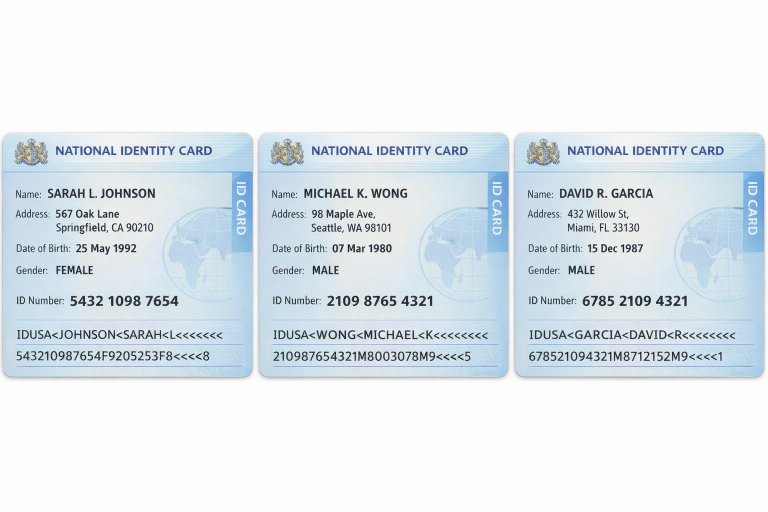
#> input picture data/raw/Hypothetical images of ICs.png, 1536 x 1024 px (shown at 1/2 size)
$ python split_ic_cards.py
#> lines starting #> are read from the running program, lines starting #| are printed output that depends on the picture; after the words box and inside, x2 and y2 are one past the last pixel; in counts of white or black regions, pixels touching at a corner belong together
from __future__ import annotations

from pathlib import Path

from PIL import Image
import numpy as np


def split_cards(
    source_image: str | Path,
    output_dir: str | Path = "data/processed/cards",
) -> list[Path]:
#> called with source_image = 'data/raw/Hypothetical images of ICs.png', output_dir = 'data/processed/cards'
    src = Path(source_image)
    if not src.exists():
        raise FileNotFoundError(f"Source image not found: {src}")

    out_dir = Path(output_dir)
    out_dir.mkdir(parents=True, exist_ok=True)

    img = Image.open(src).convert("RGB")
#> img is the input picture: PIL image 1536x1024 RGB; mean R, G, B 227.2, 234.1, 239
    arr = np.array(img)

    # Detect the main row where cards are present (white background excluded).
    mask = np.any(arr < 245, axis=2)
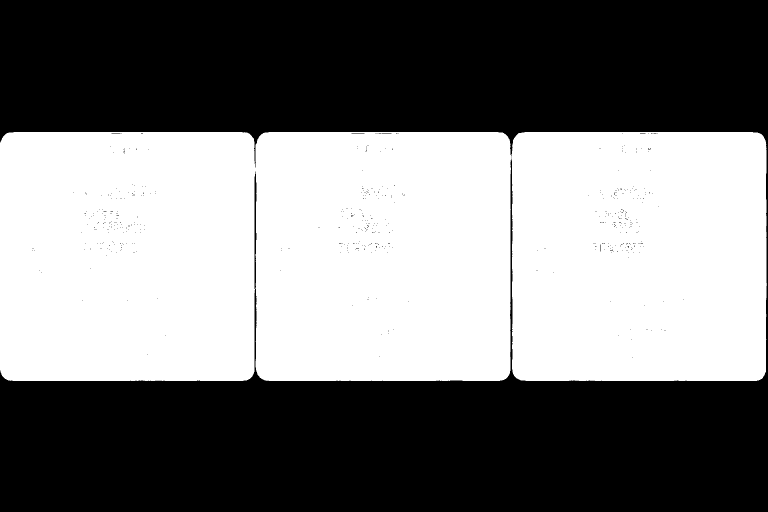
#> mask: shape (1024, 1536) bool (shown at 1/2 size); 48.2% white; 1 white region, box (x1, y1, x2, y2) and area: (0, 264, 1534, 762) 757483
    ys, xs = np.where(mask)
    if len(xs) == 0:
        raise ValueError("Could not detect cards in image.")
    y0, y1 = int(ys.min()), int(ys.max())
#> y0 = 264; y1 = 761

    # Detect 3 horizontal card segments by column density.
    col_density = mask[y0 : y1 + 1, :].sum(axis=0)
#> col_density = 1536 values, max 498 at index 27, min 0 at index 1534, mean 493.2
    active = np.where(col_density > 30)[0]
#> active = 1529 values from 0 to 1532
    runs: list[tuple[int, int]] = []
    start = int(active[0])
#> start = 0
    prev = int(active[0])
#> prev = 0
    for v in active[1:]:
        cur = int(v)
        if cur == prev + 1:
            prev = cur
            continue
        runs.append((start, prev))
        start = cur
        prev = cur
#> after the loop, runs = [(0, 509), (511, 1020)]
    runs.append((start, prev))

    if len(runs) < 3:
        raise ValueError(f"Expected 3 card regions, got {len(runs)}")

    # Keep the 3 widest detected runs.
    runs = sorted(runs, key=lambda r: r[1] - r[0], reverse=True)[:3]
#> runs = [(0, 509), (511, 1020), (1024, 1532)]
    runs = sorted(runs, key=lambda r: r[0])

    outputs: list[Path] = []
    for idx, (x0, x1) in enumerate(runs, start=1):
        # Add a small margin while staying in bounds.
        mx, my = 8, 6
        left = max(0, x0 - mx)
        top = max(0, y0 - my)
        right = min(arr.shape[1] - 1, x1 + mx)
        bottom = min(arr.shape[0] - 1, y1 + my)
        card = img.crop((left, top, right + 1, bottom + 1))
        out_file = out_dir / f"IC{idx:03d}.png"
        card.save(out_file)
        outputs.append(out_file)
#> this loop made 3 passes
#> (x0, x1, left, right) on passes 1 to 3: (0, 509, 0, 517), (511, 1020, 503, 1028), (1024, 1532, 1016, 1535)
#> pass 1, in split_cards, `card = img.crop((left, top, right + 1, bottom + 1))`:
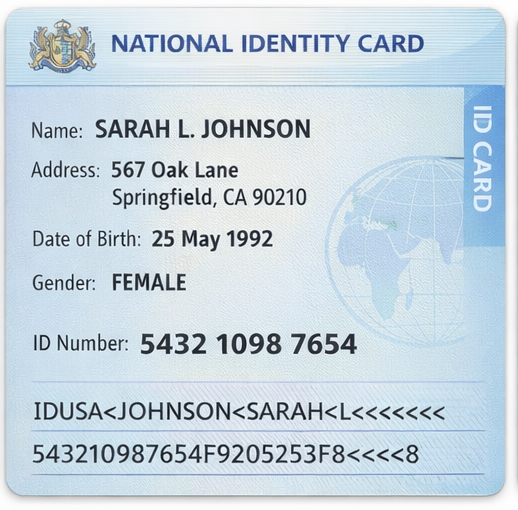
#> card: PIL image 518x510 RGB; mean R, G, B 200.3, 214.8, 224.6
#> pass 2, in split_cards, `card = img.crop((left, top, right + 1, bottom + 1))`:
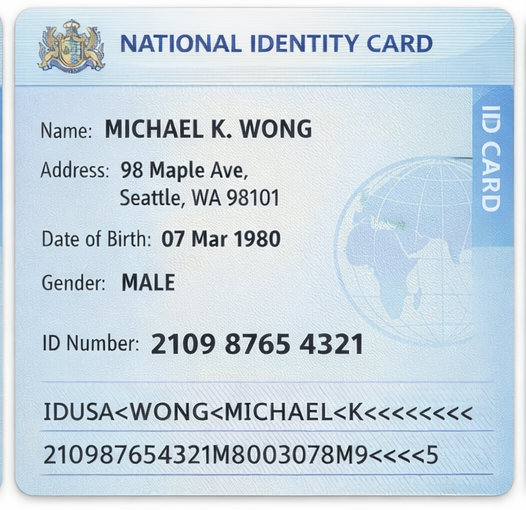
#> card: PIL image 526x510 RGB; mean R, G, B 201.4, 215.1, 224.5
#> pass 3, in split_cards, `card = img.crop((left, top, right + 1, bottom + 1))`:
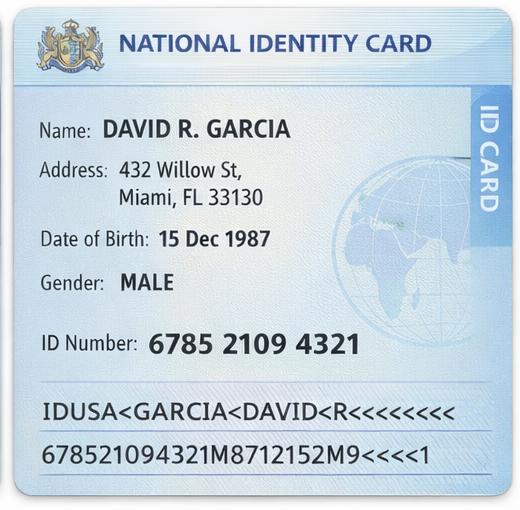
#> card: PIL image 520x510 RGB; mean R, G, B 201.4, 215.6, 225.2
#> after the loop, outputs = 3 items

    return outputs


if __name__ == "__main__":
    files = split_cards("data/raw/Hypothetical images of ICs.png")
#> files = 3 items
    print("Created card images:")
    for p in files:
        print(f"- {p}")
#> this loop made 3 passes
#| - data/processed/cards/IC001.png
#| - data/processed/cards/IC002.png
#| - data/processed/cards/IC003.png
